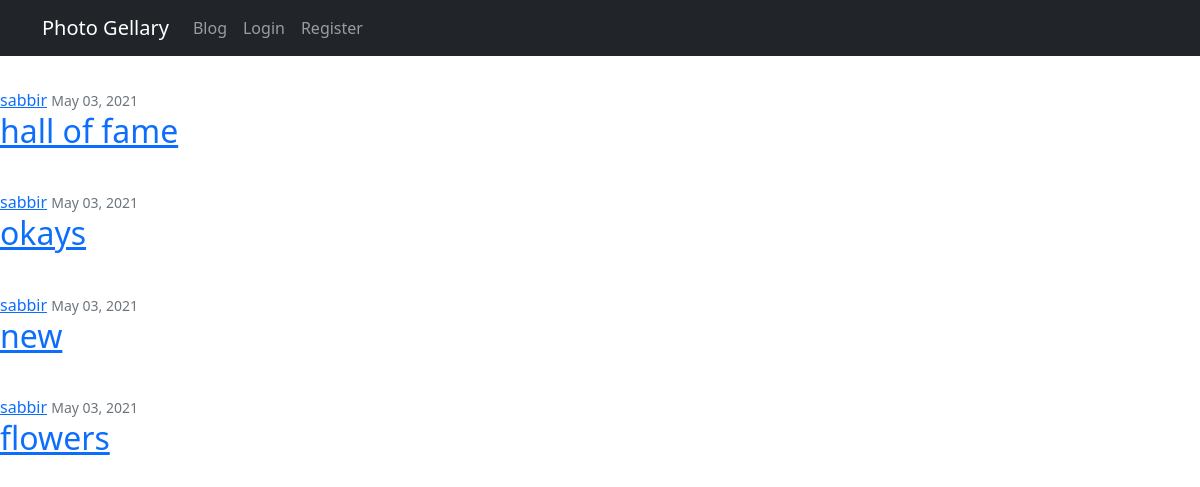
Screenshot of /user/sabbir with the database file from the repository.
### gellary/models.py (models this page shows, shortened)
class ImageAlbum(models.Model):
    title = models.CharField(max_length=100)
    date_posted = models.DateTimeField(default = timezone.now)
    author = models.ForeignKey(User, on_delete=models.CASCADE)
    cover_image = models.ImageField()
    image = models.ImageField(upload_to='photos/%Y/%m/%d/')
    image2 =  models.ImageField(upload_to='photos/%Y/%m/%d/', blank=True)
    image3 =  models.ImageField(upload_to='photos/%Y/%m/%d/', blank=True)
    image4 =  models.ImageField(upload_to='photos/%Y/%m/%d/', blank=True)
    image5 =  models.ImageField(upload_to='photos/%Y/%m/%d/', blank=True)
    image6 =  models.ImageField(upload_to='photos/%Y/%m/%d/', blank=True)
    image7 =  models.ImageField(upload_to='photos/%Y/%m/%d/', blank=True)
    image8 =  models.ImageField(upload_to='photos/%Y/%m/%d/', blank=True)
    image9 =  models.ImageField(upload_to='photos/%Y/%m/%d/', blank=True)
    image10 =  models.ImageField(upload_to='photos/%Y/%m/%d/', blank=True)
    is_public = models.BooleanField(default=True)

### gellary/views.py (the view)
# urls.py: path('user/<str:username>', UserAlbumListView.as_view(), name='user-posts'),
class UserAlbumListView(ListView):
    model = ImageAlbum
    template_name = 'gellary/user_album.html'
    context_object_name = 'posts'
    paginate_by = 5
    def get_queryset(self):
        user = get_object_or_404(User, username=self.kwargs.get('username'))
        return ImageAlbum.objects.filter(author=user,is_public=True).order_by('-date_posted')

### templates/gellary/user_album.html (shortened to what this page needs)
{% extends "base.html" %}
{% block content %}
    <h1 class="mb-3">Posts by </h1>
    {% for post in posts %}
        <article class="media content-section">
          <div class="media-body">
            <div class="article-metadata">
              <a class="mr-2" href="{% url 'user-posts' post.author.username %}">{{ post.author }}</a>
              <small class="text-muted">{{ post.date_posted|date:"F d, Y" }}</small>
            </div>
            <h2><a class="article-title" href="{% url 'post-detail' post.id %}">{{ post.title }}</a></h2>
          </div>
        </article>
    {% endfor %}
{% endblock content %}

### rows the page displays
ImageAlbum: author "sabbir", date_posted "May 03, 2021", title "hall of fame"
ImageAlbum: author "sabbir", date_posted "May 03, 2021", title "okays"
ImageAlbum: author "sabbir", date_posted "May 03, 2021", title "new"
ImageAlbum: author "sabbir", date_posted "May 03, 2021", title "flowers"
